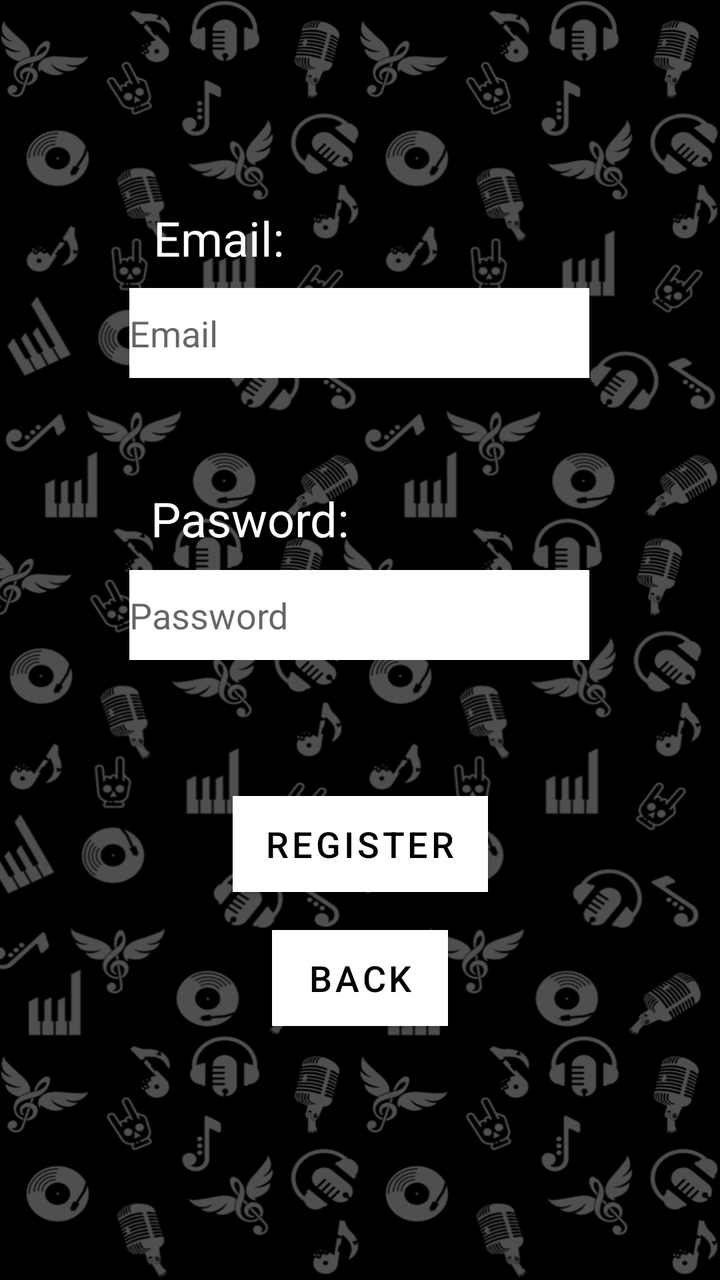
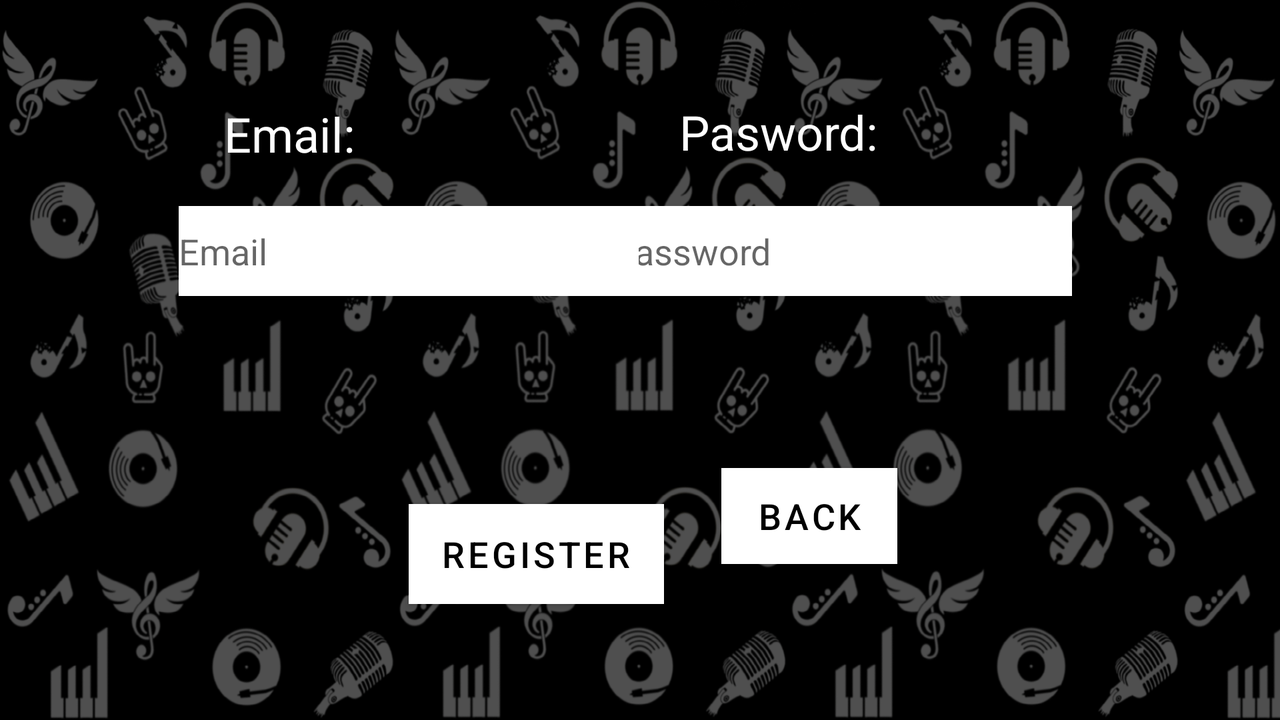

The same Android screen from two of the app's own layout files: first res/layout/ as a phone draws it, then the repository's variant for another configuration, drawn on a device whose configuration selects that folder. Both files follow.
<!-- AndroidManifest.xml: application theme Theme.Songuesser -->
<!-- res/layout/activity_register.xml -->
<?xml version="1.0" encoding="utf-8"?>
<androidx.constraintlayout.widget.ConstraintLayout xmlns:android="http://schemas.android.com/apk/res/android"
    xmlns:app="http://schemas.android.com/apk/res-auto"
    xmlns:tools="http://schemas.android.com/tools"
    android:layout_width="match_parent"
    android:layout_height="match_parent"
    android:background="@drawable/portrait"
    tools:context=".main_menu.RegisterActivity">

    <EditText
        android:id="@+id/password"
        android:layout_width="230dp"
        android:layout_height="45dp"
        android:layout_marginTop="96dp"
        android:background="#FFFFFF"
        android:ems="10"
        android:hint="Password"
        android:inputType="textPassword"
        android:textColor="#000000"
        app:layout_constraintEnd_toEndOf="parent"
        app:layout_constraintHorizontal_bias="0.497"
        app:layout_constraintStart_toStartOf="parent"
        app:layout_constraintTop_toBottomOf="@+id/email" />

    <Button
        android:id="@+id/register3"
        android:layout_width="wrap_content"
        android:layout_height="wrap_content"
        android:layout_marginTop="68dp"
        android:background="@color/white"
        android:text="Register"
        android:textColor="#000000"
        android:textSize="18sp"
        app:backgroundTint="#FFFFFF"
        app:layout_constraintEnd_toEndOf="parent"
        app:layout_constraintStart_toStartOf="parent"
        app:layout_constraintTop_toBottomOf="@+id/password" />

    <Button
        android:id="@+id/back"
        android:layout_width="wrap_content"
        android:layout_height="wrap_content"
        android:background="@color/white"
        android:text="BACK"
        android:textColor="#000000"
        android:textSize="18sp"
        app:backgroundTint="#FFFFFF"
        app:layout_constraintBottom_toBottomOf="parent"
        app:layout_constraintEnd_toEndOf="parent"
        app:layout_constraintStart_toStartOf="parent"
        app:layout_constraintTop_toBottomOf="@+id/register3"
        app:layout_constraintVertical_bias="0.131" />

    <TextView
        android:id="@+id/textView4"
        android:layout_width="wrap_content"
        android:layout_height="wrap_content"
        android:text="Pasword:"
        android:textColor="#FFFFFF"
        android:textSize="24sp"
        app:layout_constraintBottom_toTopOf="@+id/password"
        app:layout_constraintEnd_toEndOf="parent"
        app:layout_constraintHorizontal_bias="0.288"
        app:layout_constraintStart_toStartOf="parent"
        app:layout_constraintTop_toTopOf="parent"
        app:layout_constraintVertical_bias="0.962" />

    <TextView
        android:id="@+id/textView3"
        android:layout_width="wrap_content"
        android:layout_height="wrap_content"
        android:text="Email:"
        android:textColor="#FFFFFF"
        android:textSize="24sp"
        app:layout_constraintBottom_toTopOf="@+id/email"
        app:layout_constraintEnd_toEndOf="parent"
        app:layout_constraintHorizontal_bias="0.26"
        app:layout_constraintStart_toStartOf="parent"
        app:layout_constraintTop_toTopOf="parent"
        app:layout_constraintVertical_bias="0.919"
        tools:text="Email:" />

    <EditText
        android:id="@+id/email"
        android:layout_width="230dp"
        android:layout_height="45dp"
        android:layout_marginTop="144dp"
        android:background="#FFFFFF"
        android:ems="10"
        android:hint="Email"
        android:inputType="textPersonName"
        android:textColor="#000000"
        app:layout_constraintEnd_toEndOf="parent"
        app:layout_constraintHorizontal_bias="0.497"
        app:layout_constraintStart_toStartOf="parent"
        app:layout_constraintTop_toTopOf="parent" />

</androidx.constraintlayout.widget.ConstraintLayout>
<!-- resources referenced by this layout -->
<resources>
  <!-- drawable portrait: png bitmap (drawable, 607857 bytes) -->
  <style name="Theme.Songuesser" parent="Theme.MaterialComponents.DayNight.DarkActionBar">
          
          <item name="colorPrimary">@color/purple_500</item>
          <item name="colorPrimaryVariant">@color/purple_700</item>
          <item name="colorOnPrimary">@color/white</item>
          
          <item name="colorSecondary">@color/teal_200</item>
          <item name="colorSecondaryVariant">@color/teal_700</item>
          <item name="colorOnSecondary">@color/black</item>
          
          <item name="android:statusBarColor" tools:targetApi="l">?attr/colorPrimaryVariant</item>
          
      </style>
</resources>
<!-- res/layout-land/activity_register.xml (the repository's variant of the layout above) -->
<!-- drawn on the phone turned sideways -->
<?xml version="1.0" encoding="utf-8"?>
<androidx.constraintlayout.widget.ConstraintLayout xmlns:android="http://schemas.android.com/apk/res/android"
    xmlns:app="http://schemas.android.com/apk/res-auto"
    xmlns:tools="http://schemas.android.com/tools"
    android:layout_width="match_parent"
    android:layout_height="match_parent"
    android:background="@drawable/landscape"
    tools:context=".main_menu.RegisterActivity">

    <EditText
        android:id="@+id/password"
        android:layout_width="230dp"
        android:layout_height="45dp"
        android:layout_marginEnd="104dp"
        android:layout_marginRight="104dp"
        android:background="#FFFFFF"
        android:ems="10"
        android:hint="Password"
        android:inputType="textPassword"
        android:textColor="#000000"
        app:layout_constraintBottom_toBottomOf="parent"
        app:layout_constraintEnd_toEndOf="parent"
        app:layout_constraintTop_toTopOf="parent"
        app:layout_constraintVertical_bias="0.327" />

    <Button
        android:id="@+id/register3"
        android:layout_width="wrap_content"
        android:layout_height="50dp"
        android:layout_marginTop="104dp"
        android:background="@color/white"
        android:text="Register"
        android:textColor="#000000"
        android:textSize="18sp"
        app:backgroundTint="#FFFFFF"
        app:layout_constraintEnd_toEndOf="parent"
        app:layout_constraintHorizontal_bias="0.399"
        app:layout_constraintStart_toStartOf="parent"
        app:layout_constraintTop_toBottomOf="@+id/email" />

    <Button
        android:id="@+id/back"
        android:layout_width="wrap_content"
        android:layout_height="wrap_content"
        android:background="@color/white"
        android:text="BACK"
        android:textColor="#000000"
        android:textSize="18sp"
        app:backgroundTint="#FFFFFF"
        app:layout_constraintBottom_toBottomOf="parent"
        app:layout_constraintEnd_toEndOf="parent"
        app:layout_constraintHorizontal_bias="0.13"
        app:layout_constraintStart_toEndOf="@+id/register3"
        app:layout_constraintTop_toBottomOf="@+id/password"
        app:layout_constraintVertical_bias="0.525" />

    <EditText
        android:id="@+id/email"
        android:layout_width="230dp"
        android:layout_height="45dp"
        android:layout_marginStart="100dp"
        android:layout_marginLeft="100dp"
        android:background="#FFFFFF"
        android:ems="10"
        android:hint="Email"
        android:inputType="textPersonName"
        android:textColor="#000000"
        app:layout_constraintBottom_toBottomOf="parent"
        app:layout_constraintEnd_toStartOf="@+id/password"
        app:layout_constraintHorizontal_bias="0.446"
        app:layout_constraintStart_toStartOf="parent"
        app:layout_constraintTop_toTopOf="parent"
        app:layout_constraintVertical_bias="0.327" />

    <TextView
        android:id="@+id/textView"
        android:layout_width="wrap_content"
        android:layout_height="wrap_content"
        android:text="Email:"
        android:textColor="#FFFFFF"
        android:textSize="24sp"
        app:layout_constraintBottom_toTopOf="@+id/email"
        app:layout_constraintEnd_toEndOf="parent"
        app:layout_constraintHorizontal_bias="0.195"
        app:layout_constraintStart_toStartOf="parent"
        app:layout_constraintTop_toTopOf="parent"
        app:layout_constraintVertical_bias="0.715"
        tools:text="Email:" />

    <TextView
        android:id="@+id/textView2"
        android:layout_width="wrap_content"
        android:layout_height="wrap_content"
        android:text="Pasword:"
        android:textColor="#FFFFFF"
        android:textSize="24sp"
        app:layout_constraintBottom_toTopOf="@+id/password"
        app:layout_constraintEnd_toEndOf="parent"
        app:layout_constraintHorizontal_bias="0.628"
        app:layout_constraintStart_toStartOf="parent"
        app:layout_constraintTop_toTopOf="parent"
        app:layout_constraintVertical_bias="0.704" />

</androidx.constraintlayout.widget.ConstraintLayout>
<!-- resources referenced by the variant -->
<!-- as the phone turned sideways resolves them -->
<resources>
  <!-- drawable landscape: png bitmap (drawable, 585516 bytes) -->
  <style name="Theme.Songuesser" parent="Theme.MaterialComponents.DayNight.DarkActionBar">
          
          <item name="colorPrimary">@color/purple_500</item>
          <item name="colorPrimaryVariant">@color/purple_700</item>
          <item name="colorOnPrimary">@color/white</item>
          
          <item name="colorSecondary">@color/teal_200</item>
          <item name="colorSecondaryVariant">@color/teal_700</item>
          <item name="colorOnSecondary">@color/black</item>
          
          <item name="android:statusBarColor" tools:targetApi="l">?attr/colorPrimaryVariant</item>
          
      </style>
</resources>
